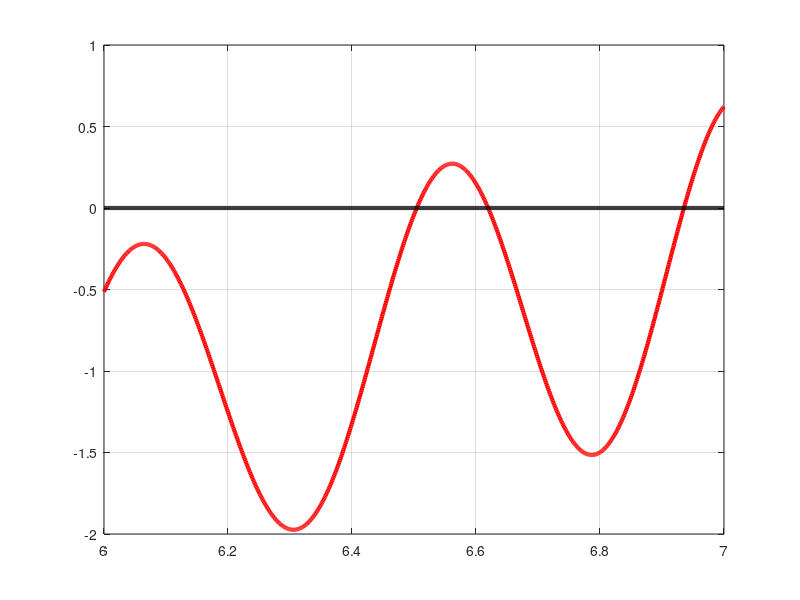

This figure's MATLAB source: (Note: this script raises an error after producing the figure.)
format long;
addpath('G:\UNL 2025 CURSADO\Calculo_Numerico\Funciones')
intervalo = linspace(6,7,1000);
f = @(x) sin(x) + cos(1+x.^2) - 1;
origen = @(x) x*0;
plot(intervalo,f(intervalo),'r-','linewidth',3, intervalo,origen(intervalo),'k-','linewidth',3)
grid on;

a = 1;
b = 2;
maxit = 1000;
kmax = maxit;
tol = 1e-10;
[p1, rh, it1, E_rel,tiempo] = biseccion(f, a, b, maxit, tol);

x0 = 1; x1 =2;
[p2, rh, it2, t] = secante(f, x0, x1, kmax, tol);
p2
%defino la deridava de f, es decir f'
df = @(x) cos(x) - sin(1+x.^2).*x*2;
[p3,rh,it3,t] = newton(f,df,2,kmax,tol);
[p4,rh,it4,t] = newton(f,df,2.75,kmax,tol);
display("Biseccion");
it1
p1
display("Secante");
it2
p2
display("Newton");
it3
p3
p4
it4
